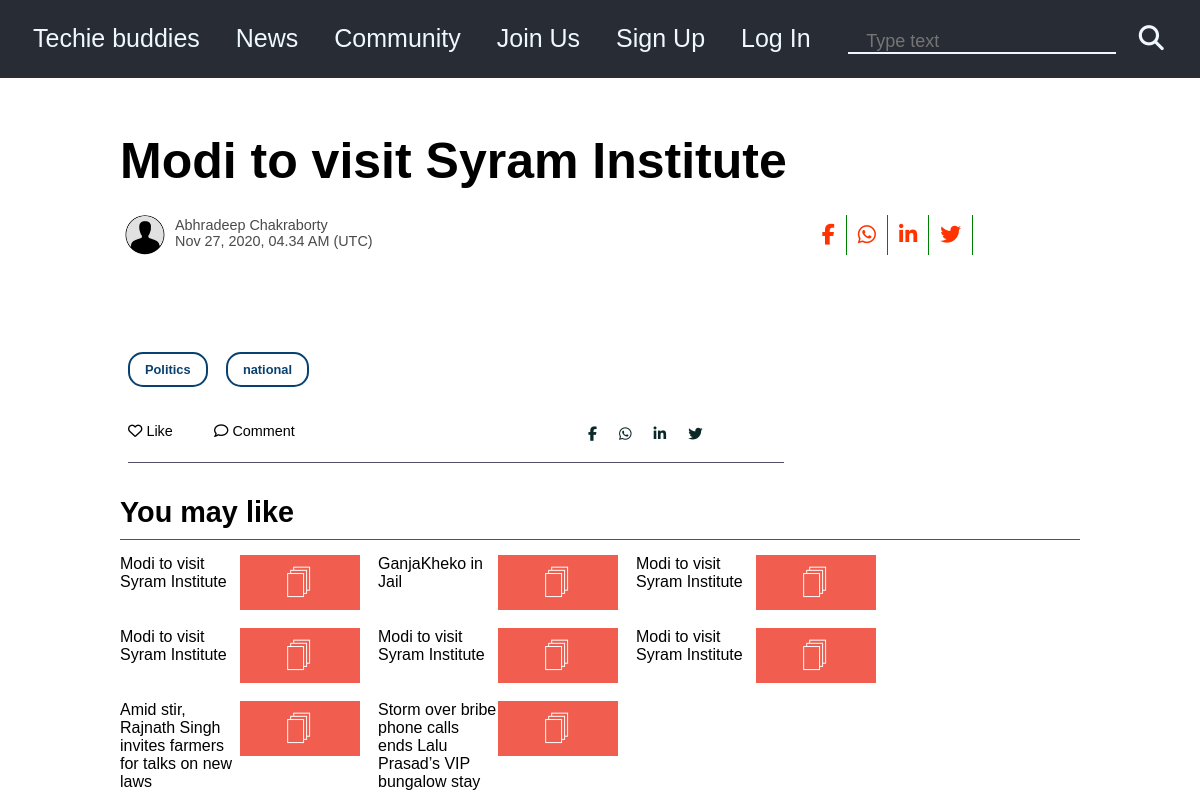
The page /news/post/17 on the database its author committed.
### Blog/models.py (models this page shows, shortened)
class Blog(models.Model):
    heading = models.CharField(max_length=100)
    publish_date = models.DateTimeField()
    content = fields.RichTextField()
    author = models.ForeignKey(Author,on_delete = models.CASCADE)
    tags = models.ManyToManyField(Tag,related_name='blogs')
    read = models.IntegerField(default=0)
    front_img = models.ImageField(blank=True,upload_to='Blog/images',null = True)
    class Meta:
        ordering=['-id']

class Author(models.Model):
    name = models.CharField(max_length = 45)
    country = models.CharField(max_length = 45,choices=COUNTRY_CHOICES)
    works_at = models.CharField(max_length=48)
    description = fields.RichTextField(blank=True,null=True)
    image = models.ImageField(blank = True,upload_to='Blog/images',null = True)
    email = models.EmailField(blank=True,null=True)
    facebook_url = models.URLField(blank=True,null=True)
    instagram_url = models.URLField(blank=True,null=True)
    twitter_url = models.URLField(blank=True,null=True)

class Tag(models.Model):
    name = models.CharField(max_length=15)

### Blog/views.py (the view, shortened to what this page needs)
# urls.py: path('post/<int:val>',views.post,name='post'),
def post(request,val):
    blog = Blog.objects.get(pk = val)
    tags = blog.tags.all()
    if request.method == 'POST':
        comment = request.POST['comment']
        comm = Comment(post = blog,user = request.user,body=comment)
        comm.save()
    comments = blog.postcomments.filter(parent = None)
    num_of_tags = tags.count()
    recommended_blogs = []
    num_of_blogs = 0
    while num_of_blogs < 8 :
        if num_of_tags == 1:
            rand = 0
        elif num_of_tags:
            rand = random.randint(0,num_of_tags -1)
        blogs = tags[rand].blogs.all()
        count_of_blogs = blogs.count()
        if count_of_blogs > num_of_blogs:
            recommended_blogs.append(blogs[num_of_blogs])
        num_of_blogs = num_of_blogs + 1
    if not blog:
        return render(request,'Techblog/error.html')
    return render(request,'Techblog/post.html',{'blog':blog,'recommended':recommended_blogs,'comments':comments})

### template/Techblog/post.html (shortened to what this page needs)
{% extends 'Techblog/base.html' %}
{% load static %}
{%block link%}
<link rel='stylesheet' href='{% static "Techblog/post.css" %}' />
{% endblock %}
{%block body %}
<div class='content'>
    <div class='heading-wrapper'>
        <h1 class='heading'>{{blog.heading}}</h1>
        <div class='post-information'>
            <div class='author'>
                {% if blog.author.image %}
                <img src='{{blog.author.image.url}}' />
                {% else %}
                <img src='{%static "Techblog/guest-user.jpg" %}' />
                {% endif %}
                <div class='author-info'>
                    <span class='name'>{{blog.author.name}}</span><br />
                    <span class='date'>{{blog.publish_date|date:'M j, Y,'}} {{blog.publish_date|date:'H.i A'}}
                        ({{blog.publish_date|date:'T'}})</span>
                </div>
            </div>
            <div class='social-networks'>
                <a href='#'><i class="fab fa-facebook-f"></i></a><a href='#'><i class="fab fa-whatsapp"></i></a><a
                    href='#'><i class="fab fa-linkedin-in"></i></a><a href='#'><i class="fab fa-twitter"></i></a>
            </div>
        </div>
    </div>
    <main>
        <div class='tags'>
            {% for tag in blog.tags.all  %}
            <a href='{% url "Blog:tagpost" tag.name %}'>{{tag.name}}</a>
            {% endfor %}
        </div>
        <div class='like-section'>
            <div class='like-comment'>
                <p class='like'><i class="far fa-heart"></i> Like</p>
                <p class='comment'><i class="far fa-comment"></i> Comment</p>
            </div>
            <div class='social'>
                <a href='#'><i class="fab fa-facebook-f"></i></a><a href='#'><i class="fab fa-whatsapp"></i></a><a
                    href='#'><i class="fab fa-linkedin-in"></i></a><a href='#'><i class="fab fa-twitter"></i></a>
            </div>
        </div>
    </main>
    <div class='you-may-like'>
        <h1>You may like</h1>
        <div class='recommended-container'>
            {% for blog in recommended %}
            <div class='content-like'><a class='related-items' href='{% url "Blog:post" blog.id %}'>
                    <div class='description'>{{blog.heading}}</div>
                    {% if blog.front_img %}
                    <img src='{{blog.front_img.url}}' />
                    {% else %}
                    <img src='{%static "Techblog/featuredimage.jpg" %}' />
                    {% endif %}
                </a>
            </div>
            {% endfor %}
        </div>
    </div>
</div>
{% endblock %}

### static/Techblog/base.css (style rules this page uses)
* { margin: 0; padding: 0; box-sizing: border-box; }
body { min-height: 100vh; font-family: 'Gill Sans', 'Gill Sans MT', Calibri, 'Trebuchet MS', sans-serif; }

### static/Techblog/post.css (style rules this page uses)
.content { width:80%; margin:auto; margin-top: 33px; }
.heading { font-size:50px; margin:54px 0 25px; font-weight: 900; color: black; }
.author img { width:40px; height:40px; border-radius: 50%; display: block; float:left; }
.author-info { float:left; padding:2px 10px ; font-size: 0.9rem; }
.post-information { width:100%; display:flex; color: #000000b6; }
.author { flex-grow: 4; overflow:auto; padding-left:5px; }
.author::after { display:table; content:''; clear:both; }
.social-networks { flex-grow:1; }
.social-networks a { text-decoration: none; color:rgb(255, 51, 0); display:inline-block; padding:8px 11px; font-size: 1.3rem; border-right:1px solid green; }
.heading-wrapper { margin-bottom:60px; }
main { width: 70%; padding: 8px; font-size: 23px; color: rgb(0 0 0 / 78%); line-height: 46px; }
.tags { margin:20px 0 15px; }
.tags a { padding:8px 15px; color:rgb(8, 64, 112); font-weight: bold; font-size: 0.8rem; border-radius: 15px; border:2px solid rgb(8, 64, 112); text-decoration: none; margin-right:12px; }
.like-section { margin-top:15px; padding-bottom:5px; border-bottom:1px solid #0b072eb6; display:flex; }
.like-comment { font-size: 0.9rem; color:black; flex-grow: 4; }
.social a { text-decoration: none; color:rgb(11, 39, 39); padding:2px 11px; font-size: 0.9rem; }
.social { flex-grow: 1; }
.like { float:left; width:52px; cursor: pointer; margin-right:34px; }
.comment { float: left; width:81px; cursor: pointer; }
.like-comment::after { clear: both; display:table; content: ''; }
.you-may-like { width:100%;margin-top:25px; }
.you-may-like h1 { font-size:1.8rem; padding-bottom: 10px; border-bottom: 1px solid #0b072eb6; margin-bottom: 15px; }
.recommended-container { display:flex; flex-wrap: wrap; }
.content-like { width: 25%; margin-right: 18px; margin-bottom: 18px; overflow: auto; }
.description { float:left; width:50%; }
.content-like img { float:left; width:50%; }
.content-like::after { display:table; content:''; clear:both; }
.related-items { text-decoration: none; color: black; }

### rows shown on the page
Blog: heading "Modi to visit Syram Institute", author.name "Abhradeep Chakraborty", publish_date "Nov 27, 2020,", publish_date "04.34 AM", publish_date "UTC"
Tag: name "Politics"
Tag: name "national"
Blog: heading "Modi to visit Syram Institute"
Blog: heading "GanjaKheko in Jail"
Blog: heading "Modi to visit Syram Institute"
Blog: heading "Modi to visit Syram Institute"
Blog: heading "Amid stir, Rajnath Singh invites farmers for talks on new laws"
Blog: heading "Storm over bribe phone calls ends Lalu Prasad’s VIP bungalow stay"
